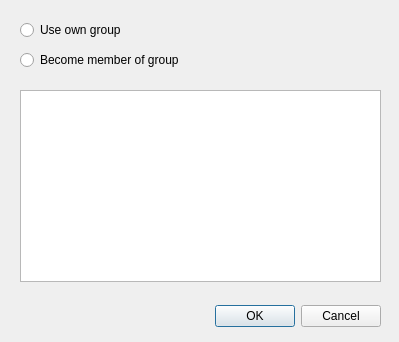
<?xml version="1.0" encoding="UTF-8"?>
<ui version="4.0">
 <class>Dialog</class>
 <widget class="QDialog" name="Dialog">
  <property name="geometry">
   <rect>
    <x>0</x>
    <y>0</y>
    <width>399</width>
    <height>342</height>
   </rect>
  </property>
  <property name="windowTitle">
   <string>Specify parameter sweep group</string>
  </property>
  <widget class="QDialogButtonBox" name="buttonBox">
   <property name="geometry">
    <rect>
     <x>190</x>
     <y>300</y>
     <width>191</width>
     <height>32</height>
    </rect>
   </property>
   <property name="orientation">
    <enum>Qt::Horizontal</enum>
   </property>
   <property name="standardButtons">
    <set>QDialogButtonBox::Cancel|QDialogButtonBox::Ok</set>
   </property>
  </widget>
  <widget class="QRadioButton" name="buttonUseOwnGroup">
   <property name="geometry">
    <rect>
     <x>20</x>
     <y>20</y>
     <width>181</width>
     <height>20</height>
    </rect>
   </property>
   <property name="text">
    <string>Use own group</string>
   </property>
  </widget>
  <widget class="QRadioButton" name="buttonUseOtherGroup">
   <property name="geometry">
    <rect>
     <x>20</x>
     <y>50</y>
     <width>211</width>
     <height>20</height>
    </rect>
   </property>
   <property name="text">
    <string>Become member of group</string>
   </property>
  </widget>
  <widget class="QListWidget" name="listWidget">
   <property name="geometry">
    <rect>
     <x>20</x>
     <y>90</y>
     <width>361</width>
     <height>192</height>
    </rect>
   </property>
  </widget>
 </widget>
 <resources/>
 <connections>
  <connection>
   <sender>buttonBox</sender>
   <signal>accepted()</signal>
   <receiver>Dialog</receiver>
   <slot>accept()</slot>
   <hints>
    <hint type="sourcelabel">
     <x>248</x>
     <y>254</y>
    </hint>
    <hint type="destinationlabel">
     <x>157</x>
     <y>274</y>
    </hint>
   </hints>
  </connection>
  <connection>
   <sender>buttonBox</sender>
   <signal>rejected()</signal>
   <receiver>Dialog</receiver>
   <slot>reject()</slot>
   <hints>
    <hint type="sourcelabel">
     <x>316</x>
     <y>260</y>
    </hint>
    <hint type="destinationlabel">
     <x>286</x>
     <y>274</y>
    </hint>
   </hints>
  </connection>
 </connections>
</ui>
